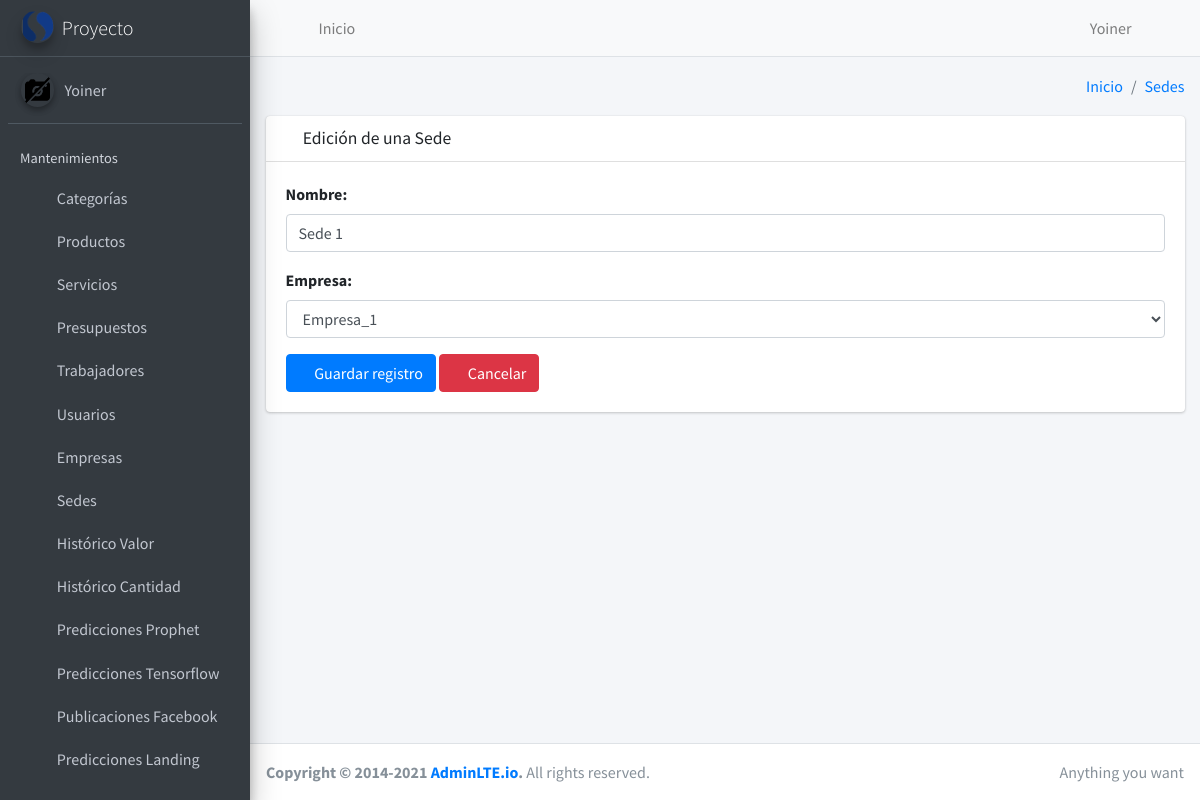
/crm/sede/update/1/ (signed in), run on the app's committed database.
### core/user/models.py (models this page shows, shortened)
class User(AbstractUser):
    email=models.EmailField(unique=True,verbose_name="Email")
    image = models.ImageField(upload_to='users/%Y/%m/',null=True, blank=True, verbose_name="Imagen")
    sede=models.ForeignKey(Sede,on_delete=models.PROTECT,null=True,blank=True)
    empresa=models.ForeignKey(Empresa,on_delete=models.PROTECT,null=True,blank=True)
    def get_image(self):
        if self.image:
            return f'/{MEDIA_URL}{self.image}' if not "WEBSITE_HOSTNAME" in os.environ else f'{STATIC_URL_AZURE}/{MEDIA_URL}{self.image}'
        return f'{STATIC_URL}media/img/empty.png' if not "WEBSITE_HOSTNAME" in os.environ else f'{STATIC_URL_AZURE}{STATIC_URL}media/img/empty.png'

### core/crm/models.py (models this page shows, shortened)
class Sede(BaseModel):
  nombre=models.CharField(max_length=100,null=False,blank=False,verbose_name="Nombre")
  empresa=models.ForeignKey(Empresa,null=False,blank=False, on_delete=models.CASCADE,verbose_name="Empresa")
  class Meta:
    verbose_name = 'Sede'
    verbose_name_plural = 'Sedes'

### core/crm/views/sede/views.py (the view, shortened to what this page needs)
# urls.py: path('sede/update/<int:pk>/', SedeUpdateView.as_view(), name='sede_update'),
class SedeUpdateView(LoginRequiredMixin, ValidatePermissionRequiredMixin, UpdateView):
    model = Sede
    form_class = SedeForm
    template_name = 'sede/create.html'
    success_url = reverse_lazy('crm:sede_list')
    permission_required = 'crm.change_sede'
    url_redirect = success_url
    def dispatch(self, request, *args, **kwargs):
        if not request.user.groups.filter(name="administrador").exists():
          self.object=get_object_or_404(Sede,id=self.get_object().id,empresa=request.user.empresa)
        return super().dispatch(request, *args, **kwargs)
    def get_context_data(self, **kwargs):
        context = super().get_context_data(**kwargs)
        context['title'] = 'Edición de una Sede'
        context['entity'] = 'Sedes'
        context['list_url'] = self.success_url
        context['action'] = 'edit'
        return context

### core/crm/forms.py (shortened to what this page needs)
class SedeForm(ModelForm):
    def __init__(self, *args, **kwargs):
      super().__init__(*args, **kwargs)
      user = get_current_user()
      if user.empresa and not user.groups.filter(name__iexact="administrador").exists():
            self.fields.pop('empresa')
      self.fields['nombre'].widget.attrs['autofocus']= True
    class Meta:
        model=Sede
        widgets={
            "nombre":TextInput(
                attrs={"placeholder":"Ingrese el nombre"}
            )
        }
        fields="__all__"
        exclude=['user_creation','user_updated']

### core/crm/mixins.py (called while the page is built)
    def get_perms(self):
        if isinstance(self.permission_required, str):
            perms= (self.permission_required,)
        else:
            perms= self.permission_required
        return perms

    def dispatch(self, request, *args, **kwargs):
        if request.user.has_perms(self.get_perms()):
            return super().dispatch(request, *args, **kwargs)
        messages.error(request, 'No tiene permiso para ingresar a este modulo')
        return HttpResponseRedirect(self.get_url_redirect())

### core/crm/models.py (called while the page is built)
  def __str__(self):
     return self.nombre

### core/crm/templates/sede/create.html
{% extends 'form.html' %}

### templates/form.html (shortened to what this page needs)
{% extends 'layout.html' %} {% load widget_tweaks %} {% block content %}
<form method="post" enctype="multipart/form-data">
  <div class="card card-default">
    <div class="card-header">
      <h3 class="card-title">
         {% if action == 'add' %}
        <i class="fas fa-plus"></i>
        {% else %}
        <i class="fas fa-edit"></i>
        {% endif %} {{title}}
      </h3>
    </div>
    <div class="card-body">
      {% for field in form.visible_fields %}
      <div class="form-group">
        <label for="">{{field.label}}:</label>
        {{field|add_class:'form-control'|attr:'autocomplete:off'|attr:'autofocus'}}
      </div>
      {% endfor %}
      <div class="cad-footer">
        <button type="submit" class="btn btn-primary" id="btnTest">
          <i class="fas fa-save"></i>
          Guardar registro
        </button>
        <a href="{{ list_url }}" class="btn btn-danger">
                    <i class="fas fa-times"></i> Cancelar
                </a>
      </div>
    </div>
  </div>
</form>
{% endblock content %}

### templates/vtc/header.html
<nav class="main-header navbar navbar-expand navbar-light">
    <ul class="navbar-nav">
        <li class="nav-item">
            <a class="nav-link" id="btn-collapse" data-widget="pushmenu-old" href="#" role="button"><i class="fas fa-bars"></i></a>
        </li>
        <li class="nav-item d-none d-sm-inline-block">
            <a href="/crm/dashboard/" class="nav-link">Inicio</a>
        </li>
    </ul>
    <ul class="navbar-nav ml-auto">
        <li class="nav-item">
            <a class="nav-link" href="#">
                <i class="fas fa-user"></i> {{request.user.username|title}}
            </a>
        </li>
        <li class="nav-item">
            <a class="nav-link" href="{% url 'logout' %}">
                <i class="fas fa-power-off" aria-hidden="true"></i>
            </a>
        </li>
    </ul>
</nav>

### templates/vtc/sidebar.html
{% load static %}
<aside class="main-sidebar sidebar-dark-gray elevation-4">
    <a href="{% url "crm:dashboard" %}" class="brand-link">
        <img src="{% static 'media/img/logo.png' %}"
             alt="Logo"
             class="brand-image img-circle elevation-3"
             style="opacity: .8">
        <span class="brand-text font-weight-light">Proyecto</span>
    </a>
    <div class="sidebar">
        <div class="user-panel mt-3 pb-3 mb-3 d-flex">
            <div class="image">
                <img src="{{user.get_image}}" class="img-circle elevation-2" alt="User Image">
            </div>
            <div class="info">
                <a href="#" class="d-block"> {% if user.is_authenticated %}
                  {{request.user.username|title}}
                  {% else %}
                  Sin iniciar sesión
                  {% endif %}
                  </a>
            </div>
        </div>
        <nav class="mt-2">
            <ul class="nav nav-pills nav-sidebar flex-column" data-widget="treeview" role="menu" data-accordion="false">
                <li class="nav-header">Mantenimientos</li>
                <li class="nav-item">
                    <a href="{% url 'crm:categoria_list' %}" class="nav-link">
                        <i class="nav-icon fas fa-truck-loading"></i>
                        <p>
                            Categorías
                        </p>
                    </a>
                </li>
                <li class="nav-item">
                    <a href="{% url "crm:producto_list" %}" class="nav-link">
                        <i class="nav-icon fas fa-boxes"></i>
                        <p>
                            Productos
                        </p>
                    </a>
                </li>
                <li class="nav-item">
                    <a href="{% url "crm:servicio_list" %}" class="nav-link">
                        <i class="nav-icon fas fa-truck-loading"></i>
                        <p>
                            Servicios
                        </p>
                    </a>
                </li>
                <li class="nav-item">
                    <a href="{% url "crm:presupuesto_list" %}" class="nav-link">
                        <i class="nav-icon fas fa-dollar-sign"></i>
                        <p>
                            Presupuestos
                        </p>
                    </a>
                </li>
                <li class="nav-item">
                    <a href="{% url "crm:trabajador_list" %}" class="nav-link">
                        <i class="nav-icon fas fa-users"></i>
                        <p>
                            Trabajadores
                        </p>
                    </a>
                </li>
                <li class="nav-item">
                    <a href="{% url "user:user_list" %}" class="nav-link">
                        <i class="nav-icon fas fa-user"></i>
                        <p>
                            Usuarios
                        </p>
                    </a>
                </li>
                <li class="nav-item">
                    <a href="{% url "crm:empresa_list" %}" class="nav-link">
                        <i class="nav-icon fas fa-building"></i>
                        <p>
                            Empresas
                        </p>
                    </a>
                </li>
                <li class="nav-item">
                    <a href="{% url "crm:sede_list" %}" class="nav-link">
                        <i class="nav-icon fas fa-home"></i>
                        <p>
                            Sedes
                        </p>
                    </a>
                </li>
                <li class="nav-item">
                    <a href="{% url "predictions:prediction_value" %}" class="nav-link">
                        <i class="nav-icon fas fa-history"></i>
                        <p>
                            Histórico Valor
                        </p>
                    </a>
                </li>
                <li class="nav-item">
                    <a href="{% url "predictions:prediction_quantity" %}" class="nav-link">
                        <i class="nav-icon fas fa-camera"></i>
                        <p>
                            Histórico Cantidad
                        </p>
                    </a>
                </li>
                <li class="nav-item">
                    <a href="{% url "predictions:predictions_view" %}" class="nav-link">
                        <i class="nav-icon fas fa-magic"></i>
                        <p>
                            Predicciones Prophet
                        </p>
                    </a>
                </li>
                <li class="nav-item">
                    <a href="{% url "predictions:predictions_view_thirty" %}" class="nav-link">
                        <i class="nav-icon fas fa-list"></i>
                        <p>
                            Predicciones Tensorflow
                        </p>
                    </a>
                </li>
                <li class="nav-item">
                    <a href="{% url "predictions:prediction_publication_facebook" %}" class="nav-link">
                        <i class="nav-icon fas fa-bell"></i>
                        <p>
                            Publicaciones Facebook
                        </p>
                    </a>
                </li>
                <li class="nav-item">
                    <a href="{% url "predictions:predictions_landing" %}" class="nav-link">
                        <i class="nav-icon fas fa-star"></i>
                        <p>
                            Predicciones Landing
                        </p>
                    </a>
                </li>
            </ul>
        </nav>
    </div>
</aside>

### data on the page
User: user.username "Yoiner"
Sede: visible_fields "Sede 1" "Empresa_1"

### other printed values
{{ entity }} "Sedes"
{{ title }} "Edición de una Sede"
{{ field.label }} "Nombre" "Empresa"
